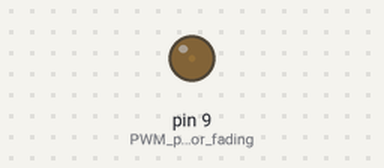
Bench run of a sketch on a simulated Arduino Uno, built with avr-gcc and run on an emulated ATmega328P. Parts: output pins drawn as LEDs (lit = HIGH).

Above: at 0.05 s.
At 1.15 s:
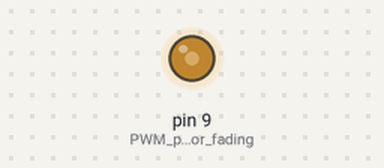
At 2.3 s:
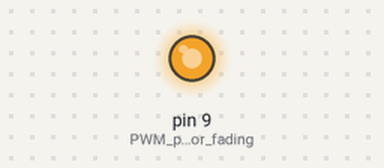
At 4.6 s:
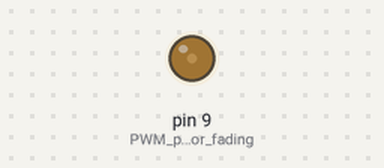
Timing chart, 0 to 6.7 s (numbered marks = the images above):
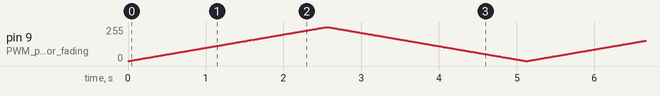

The sketch:

test-fade.ino
```cpp
// Test code for dynamic GPIO simulation with PWM fading
// This code demonstrates PWM fading on pin 9

void setup() {
  pinMode(9, OUTPUT);    // PWM pin for fading
}

void loop() {
  // Fade in
  for (int brightness = 0; brightness <= 255; brightness++) {
    analogWrite(9, brightness);
    delay(10);
  }

  // Fade out
  for (int brightness = 255; brightness >= 0; brightness--) {
    analogWrite(9, brightness);
    delay(10);
  }
}
```
